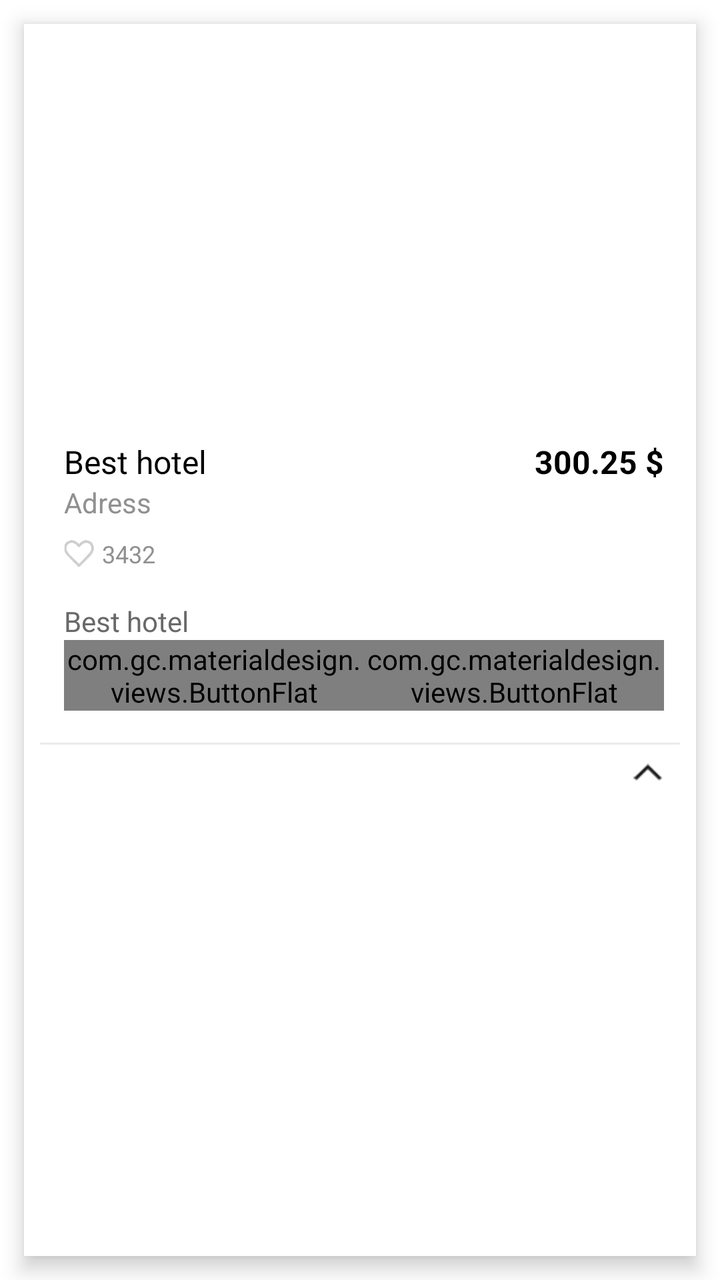
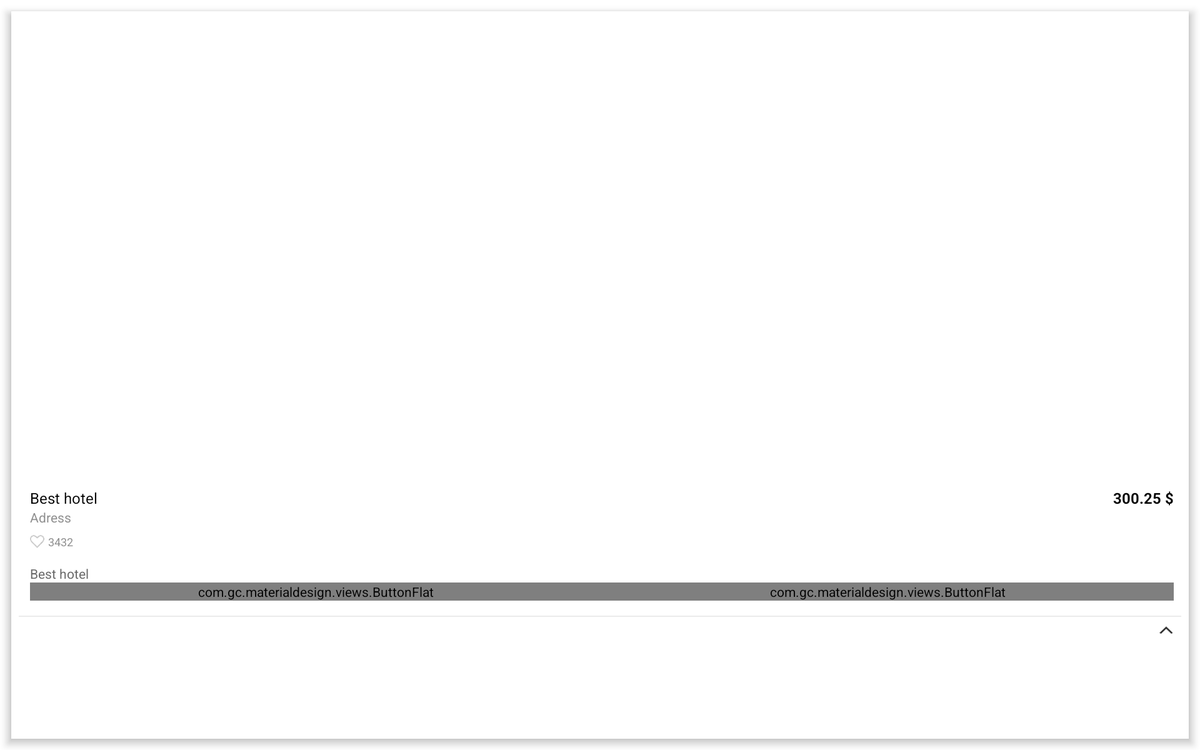

An Android layout and its configuration variant, each rendered on a device that would load it. The default file and the variant file are quoted in full after the pictures.
<!-- AndroidManifest.xml: application theme android:Theme.Holo.Light -->
<!-- res/layout/hotel_item.xml -->
<?xml version="1.0" encoding="utf-8"?>
<LinearLayout xmlns:android="http://schemas.android.com/apk/res/android"
    android:layout_width="match_parent"
    android:layout_height="match_parent"
    android:orientation="vertical"
    >

    <LinearLayout
        android:id="@+id/hotel_layout"
        android:layout_width="match_parent"
        android:layout_height="match_parent"
        android:layout_marginLeft="12dp"
        android:layout_marginRight="12dp"
        android:layout_marginTop="12dp"
        android:background="@color/base_white"
        android:elevation="6dp"
        android:orientation="vertical"
        android:layout_marginBottom="12dp">

        <FrameLayout
            android:layout_width="match_parent"
            android:layout_height="wrap_content">

            <ImageView
                android:id="@+id/iv_photo_main_activity_main_list"
                android:layout_width="match_parent"
                android:layout_height="@dimen/hotel_images_height"
                android:layout_gravity="right|top"
                android:scaleType="fitXY" />

            <CheckBox
                android:id="@+id/chb_wish_main_activity_main_list"
                android:layout_width="42dp"
                android:layout_height="42dp"
                android:layout_gravity="right"
                android:layout_marginRight="16dp"
                android:layout_marginTop="16dp"
                android:background="@null"
                android:button="@drawable/btn_favorites"
                android:checked="false"
                android:textColor="@color/base_text" />
        </FrameLayout>

        <LinearLayout
            android:layout_width="match_parent"
            android:layout_height="wrap_content"
            android:orientation="vertical"
            android:padding="8dp">

            <LinearLayout
                android:layout_width="match_parent"
                android:layout_height="wrap_content"
                android:orientation="horizontal"
                android:paddingLeft="12dp"
                android:paddingRight="8dp">

                <LinearLayout
                    android:layout_width="match_parent"
                    android:layout_height="wrap_content"
                    android:layout_weight="2"
                    android:orientation="vertical">

                    <TextView
                        android:id="@+id/tv_hotel_name_main_activity_main_list"
                        android:layout_width="wrap_content"
                        android:layout_height="wrap_content"
                        android:text="Best hotel"
                        android:textAppearance="?android:attr/textAppearanceMedium"
                        android:textColor="@color/base_black"
                        android:textSize="16sp" />

                    <TextView
                        android:id="@+id/tv_address_main_activity_main_list"
                        android:layout_width="wrap_content"
                        android:layout_height="wrap_content"
                        android:text="Adress"
                        android:textAppearance="?android:attr/textAppearanceMedium"
                        android:textColor="@color/base_grey"
                        android:textSize="14dp" />
                </LinearLayout>

                <TextView
                    android:id="@+id/tv_price_main_activity_main_list"
                    android:layout_width="match_parent"
                    android:layout_height="wrap_content"
                    android:layout_weight="5"
                    android:gravity="right"
                    android:text="300.25 $"
                    android:textAppearance="?android:attr/textAppearanceMedium"
                    android:textSize="16sp"
                    android:textStyle="bold"
                    android:textColor="@color/base_black" />
            </LinearLayout>

            <LinearLayout
                android:layout_width="match_parent"
                android:layout_height="wrap_content"
                android:layout_marginTop="8dp"
                android:gravity="center_vertical"
                android:orientation="horizontal"
                android:paddingLeft="12dp"
                android:paddingRight="8dp">

                <ImageView
                    android:id="@+id/imageView"
                    android:layout_width="15dp"
                    android:layout_height="15dp"
                    android:scaleType="fitCenter"
                    android:src="@drawable/ic_heart" />

                <TextView
                    android:id="@+id/tv_like_counter_activity_main_main_list"
                    android:layout_width="wrap_content"
                    android:layout_height="wrap_content"
                    android:layout_gravity="center_vertical"
                    android:layout_marginLeft="4dp"
                    android:text="3432"
                    android:textAppearance="?android:attr/textAppearanceSmall"
                    android:textColor="@color/base_grey"
                    android:textSize="12sp" />
            </LinearLayout>


            <LinearLayout
                android:id="@+id/expandableLayout"
                android:layout_width="match_parent"
                android:layout_height="wrap_content"
                android:orientation="vertical"
                android:paddingLeft="12dp"
                android:paddingRight="8dp">

                <ImageView
                    android:id="@+id/iv_tripadvisor_rate_main_activity_main_list"
                    android:layout_width="100dp"
                    android:layout_height="wrap_content"
                    android:layout_gravity="right"
                    android:layout_marginBottom="16dp"
                    android:scaleType="fitEnd" />

                <TextView
                    android:id="@+id/tv_location_description_main_activity_main_list"
                    android:layout_width="match_parent"
                    android:layout_height="wrap_content"
                    android:text="Best hotel"
                    android:textAppearance="?android:attr/textAppearanceMedium"
                    android:textColor="@color/base_text"
                    android:textSize="14dp" />

                <LinearLayout
                    android:layout_width="match_parent"
                    android:layout_height="match_parent"
                    android:orientation="horizontal">

                    <com.gc.materialdesign.views.ButtonFlat
                        android:id="@+id/btn_read_more"
                        android:layout_width="wrap_content"
                        android:layout_height="wrap_content"
                        android:layout_weight="1"
                        android:background="@color/base_yellow"
                        android:gravity="left"
                        android:text="READ MORE" />

                    <com.gc.materialdesign.views.ButtonFlat
                        android:id="@+id/btn_check_availability"
                        android:layout_width="wrap_content"
                        android:layout_height="wrap_content"
                        android:layout_weight="1"
                        android:background="@color/base_yellow"
                        android:gravity="right"
                        android:text="CHECK AVAILABILITY" />
                </LinearLayout>

            </LinearLayout>

            <FrameLayout
                android:layout_width="match_parent"
                android:layout_height="@dimen/divider_line_height"
                android:layout_marginBottom="3dp"
                android:layout_marginTop="16dp"
                android:background="#EBEBEB" />

            <LinearLayout
                android:layout_width="match_parent"
                android:layout_height="wrap_content"
                android:background="@color/base_white"
                android:gravity="center_vertical"
                android:orientation="horizontal"
                android:paddingLeft="12dp"
                android:paddingRight="8dp">

                <LinearLayout
                    android:layout_width="match_parent"
                    android:layout_height="match_parent"
                    android:layout_weight="1"
                    android:orientation="horizontal">

                    <ImageView
                        android:id="@+id/iv_star1_main_activity_main_list"
                        android:layout_width="16dp"
                        android:layout_height="16dp"
                        android:scaleType="fitStart" />

                    <ImageView
                        android:id="@+id/iv_star2_main_activity_main_list"
                        android:layout_width="16dp"
                        android:layout_height="16dp"
                        android:layout_marginLeft="8dp"
                        android:scaleType="fitStart" />

                    <ImageView
                        android:id="@+id/iv_star3_main_activity_main_list"
                        android:layout_width="16dp"
                        android:layout_height="16dp"
                        android:layout_marginLeft="8dp"
                        android:scaleType="fitStart" />

                    <ImageView
                        android:id="@+id/iv_star4_main_activity_main_list"
                        android:layout_width="16dp"
                        android:layout_height="16dp"
                        android:layout_marginLeft="8dp"
                        android:scaleType="fitStart" />

                    <ImageView
                        android:id="@+id/iv_star5_main_activity_main_list"
                        android:layout_width="16dp"
                        android:layout_height="16dp"
                        android:layout_marginLeft="8dp"
                        android:scaleType="fitStart" />

                </LinearLayout>

                <ImageView
                    android:id="@+id/btnOpenExpandableLayout"
                    android:layout_width="16dp"
                    android:layout_height="match_parent"
                    android:layout_gravity="center"
                    android:scaleType="fitEnd"
                    android:src="@drawable/ic_arrow_up" />
            </LinearLayout>

        </LinearLayout>


    </LinearLayout>

</LinearLayout>
<!-- resources referenced by this layout -->
<resources>
  <color name="base_black">#ff000000</color>
  <color name="base_grey">#ff909090</color>
  <color name="base_text">#696969</color>
  <color name="base_white">#FFFFFF</color>
  <color name="base_yellow">#FFC107</color>
  <dimen name="divider_line_height">1dp</dimen>
  <dimen name="hotel_images_height">200dp</dimen>
  <!-- drawable btn_favorites (drawable) -->
  <?xml version="1.0" encoding="utf-8"?>
  <selector xmlns:android="http://schemas.android.com/apk/res/android">
      <item android:drawable="@drawable/abc_btn_rating_star_on_mtrl_alpha" android:state_checked="true" />
      <item android:drawable="@drawable/abc_btn_rating_star_off_mtrl_alpha" android:state_checked="false" />
  </selector>
  <!-- drawable ic_arrow_up: png bitmap (drawable, 1327 bytes) -->
  <!-- drawable ic_heart: png bitmap (drawable, 4331 bytes) -->
</resources>
<!-- res/layout-xlarge/hotel_item.xml (the author's variant of the layout above) -->
<!-- drawn on a large tablet held sideways -->
<?xml version="1.0" encoding="utf-8"?>
<LinearLayout xmlns:android="http://schemas.android.com/apk/res/android"
    android:layout_width="match_parent"
    android:layout_height="match_parent"
    android:orientation="vertical"
    >

    <LinearLayout
        android:id="@+id/hotel_layout"
        android:layout_width="match_parent"
        android:layout_height="match_parent"
        android:layout_marginLeft="12dp"
        android:layout_marginRight="12dp"
        android:layout_marginTop="12dp"
        android:background="@color/base_white"
        android:elevation="6dp"
        android:orientation="vertical"
        android:layout_marginBottom="12dp">

        <FrameLayout
            android:layout_width="match_parent"
            android:layout_height="wrap_content">

            <ImageView
                android:id="@+id/iv_photo_main_activity_main_list"
                android:layout_width="match_parent"
                android:layout_height="500dp"
                android:layout_gravity="center_horizontal|top"
                android:scaleType="fitXY" />

            <CheckBox
                android:id="@+id/chb_wish_main_activity_main_list"
                android:layout_width="32dp"
                android:layout_height="32dp"
                android:layout_gravity="right"
                android:layout_marginRight="16dp"
                android:layout_marginTop="16dp"
                android:background="@drawable/btn_favorites"
                android:checked="false"
                android:textColor="@color/base_text"
                android:button="@null"
                 />
        </FrameLayout>

        <LinearLayout
            android:layout_width="match_parent"
            android:layout_height="wrap_content"
            android:orientation="vertical"
            android:padding="8dp">

            <LinearLayout
                android:layout_width="match_parent"
                android:layout_height="wrap_content"
                android:layout_weight="2"
                android:orientation="vertical"
                android:paddingLeft="12dp"
                android:paddingRight="8dp">

                <LinearLayout
                    android:orientation="horizontal"
                    android:layout_width="match_parent"
                    android:layout_height="match_parent">

                    <TextView
                        android:id="@+id/tv_hotel_name_main_activity_main_list"
                        android:layout_width="match_parent"
                        android:layout_height="wrap_content"
                        android:text="Best hotel"
                        android:textAppearance="?android:attr/textAppearanceMedium"
                        android:textColor="@color/base_black"
                        android:textSize="16sp"
                        android:layout_weight="2" />

                    <TextView
                        android:id="@+id/tv_price_main_activity_main_list"
                        android:layout_width="match_parent"
                        android:layout_height="wrap_content"
                        android:layout_weight="5"
                        android:gravity="right"
                        android:text="300.25 $"
                        android:textAppearance="?android:attr/textAppearanceMedium"
                        android:textSize="16sp"
                        android:textStyle="bold"
                        android:textColor="@color/base_black" />
                </LinearLayout>

                <TextView
                    android:id="@+id/tv_address_main_activity_main_list"
                    android:layout_width="wrap_content"
                    android:layout_height="wrap_content"
                    android:text="Adress"
                    android:textAppearance="?android:attr/textAppearanceMedium"
                    android:textColor="@color/base_grey"
                    android:textSize="14dp" />
            </LinearLayout>

            <LinearLayout
                android:layout_width="match_parent"
                android:layout_height="wrap_content"
                android:layout_marginTop="8dp"
                android:gravity="center_vertical"
                android:orientation="horizontal"
                android:paddingLeft="12dp"
                android:paddingRight="8dp">

                <ImageView
                    android:id="@+id/imageView"
                    android:layout_width="15dp"
                    android:layout_height="15dp"
                    android:scaleType="fitCenter"
                    android:src="@drawable/ic_heart" />

                <TextView
                    android:id="@+id/tv_like_counter_activity_main_main_list"
                    android:layout_width="wrap_content"
                    android:layout_height="wrap_content"
                    android:layout_marginLeft="4dp"
                    android:text="3432"
                    android:textAppearance="?android:attr/textAppearanceSmall"
                    android:textColor="@color/base_grey"
                    android:textSize="12sp"
                    android:layout_weight="1" />

                <ImageView
                    android:id="@+id/iv_tripadvisor_rate_main_activity_main_list"
                    android:layout_width="100dp"
                    android:layout_height="wrap_content"
                    android:layout_gravity="right"
                    android:scaleType="fitEnd" />
            </LinearLayout>


            <LinearLayout
                android:id="@+id/expandableLayout"
                android:layout_width="match_parent"
                android:layout_height="wrap_content"
                android:orientation="vertical"
                android:paddingLeft="12dp"
                android:paddingRight="8dp">

                <TextView
                    android:id="@+id/tv_location_description_main_activity_main_list"
                    android:layout_width="match_parent"
                    android:layout_height="wrap_content"
                    android:text="Best hotel"
                    android:textAppearance="?android:attr/textAppearanceMedium"
                    android:textColor="@color/base_text"
                    android:textSize="14dp"
                    android:layout_marginTop="16dp" />

                <LinearLayout
                    android:layout_width="match_parent"
                    android:layout_height="match_parent"
                    android:orientation="horizontal">

                    <com.gc.materialdesign.views.ButtonFlat
                        android:id="@+id/btn_read_more"
                        android:layout_width="wrap_content"
                        android:layout_height="wrap_content"
                        android:layout_weight="1"
                        android:background="@color/base_yellow"
                        android:gravity="left"
                        android:text="READ MORE" />

                    <com.gc.materialdesign.views.ButtonFlat
                        android:id="@+id/btn_check_availability"
                        android:layout_width="wrap_content"
                        android:layout_height="wrap_content"
                        android:layout_weight="1"
                        android:background="@color/base_yellow"
                        android:gravity="right"
                        android:text="CHECK AVAILABILITY" />
                </LinearLayout>

            </LinearLayout>

            <FrameLayout
                android:layout_width="match_parent"
                android:layout_height="@dimen/divider_line_height"
                android:layout_marginBottom="3dp"
                android:layout_marginTop="16dp"
                android:background="#EBEBEB" />

            <LinearLayout
                android:layout_width="match_parent"
                android:layout_height="wrap_content"
                android:background="@color/base_white"
                android:gravity="center_vertical"
                android:orientation="horizontal"
                android:paddingLeft="12dp"
                android:paddingRight="8dp">

                <LinearLayout
                    android:layout_width="match_parent"
                    android:layout_height="match_parent"
                    android:layout_weight="1"
                    android:orientation="horizontal">

                    <ImageView
                        android:id="@+id/iv_star1_main_activity_main_list"
                        android:layout_width="16dp"
                        android:layout_height="16dp"
                        android:scaleType="fitStart" />

                    <ImageView
                        android:id="@+id/iv_star2_main_activity_main_list"
                        android:layout_width="16dp"
                        android:layout_height="16dp"
                        android:layout_marginLeft="8dp"
                        android:scaleType="fitStart" />

                    <ImageView
                        android:id="@+id/iv_star3_main_activity_main_list"
                        android:layout_width="16dp"
                        android:layout_height="16dp"
                        android:layout_marginLeft="8dp"
                        android:scaleType="fitStart" />

                    <ImageView
                        android:id="@+id/iv_star4_main_activity_main_list"
                        android:layout_width="16dp"
                        android:layout_height="16dp"
                        android:layout_marginLeft="8dp"
                        android:scaleType="fitStart" />

                    <ImageView
                        android:id="@+id/iv_star5_main_activity_main_list"
                        android:layout_width="16dp"
                        android:layout_height="16dp"
                        android:layout_marginLeft="8dp"
                        android:scaleType="fitStart" />

                </LinearLayout>

                <ImageView
                    android:id="@+id/btnOpenExpandableLayout"
                    android:layout_width="16dp"
                    android:layout_height="match_parent"
                    android:layout_gravity="center"
                    android:scaleType="fitEnd"
                    android:src="@drawable/ic_arrow_up" />
            </LinearLayout>

        </LinearLayout>


    </LinearLayout>

</LinearLayout>
<!-- resources referenced by the variant -->
<!-- as a large tablet held sideways resolves them -->
<resources>
  <color name="base_black">#ff000000</color>
  <color name="base_grey">#ff909090</color>
  <color name="base_text">#696969</color>
  <color name="base_white">#FFFFFF</color>
  <color name="base_yellow">#FFC107</color>
  <dimen name="divider_line_height">1dp</dimen>
  <!-- drawable btn_favorites (drawable) -->
  <?xml version="1.0" encoding="utf-8"?>
  <selector xmlns:android="http://schemas.android.com/apk/res/android">
      <item android:drawable="@drawable/abc_btn_rating_star_on_mtrl_alpha" android:state_checked="true" />
      <item android:drawable="@drawable/abc_btn_rating_star_off_mtrl_alpha" android:state_checked="false" />
  </selector>
  <!-- drawable ic_arrow_up: png bitmap (drawable, 1327 bytes) -->
  <!-- drawable ic_heart: png bitmap (drawable, 4331 bytes) -->
</resources>
